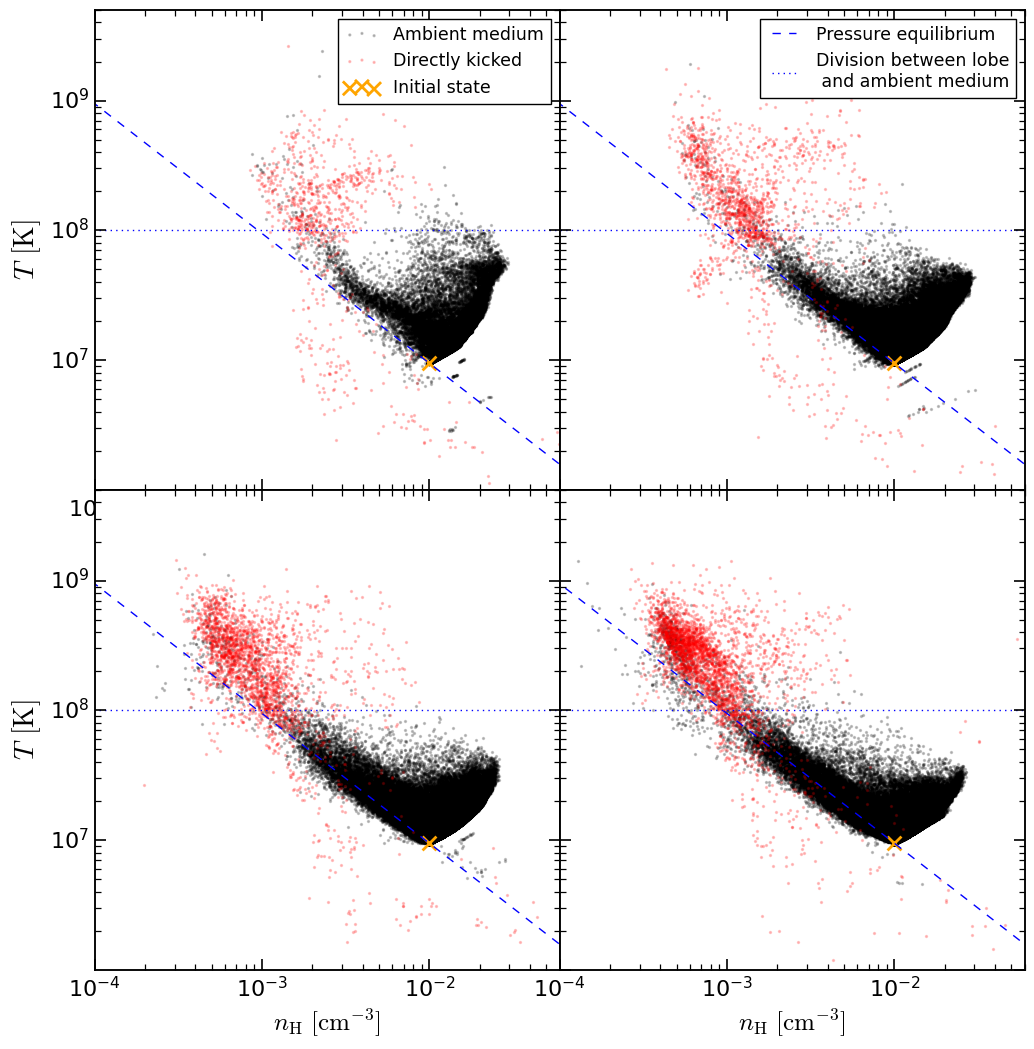

Write the Python code that produced this figure.
import pylab
from pylab import *
from scipy import stats
import h5py as h5
from sphviewer.tools import QuickView
import matplotlib
from matplotlib.colors import LogNorm
import swiftsimio as sw
import glob
import re
import os

matplotlib.use("Agg")

# Plot parameters
params = {
    "axes.labelsize": 10,
    "axes.titlesize": 10,
    "font.size": 9,
    "legend.fontsize": 9,
    "xtick.labelsize": 10,
    "ytick.labelsize": 10,
    "figure.figsize": (3.15, 3.15),
    "figure.subplot.left": 0.01,
    "figure.subplot.right": 0.92,
    "figure.subplot.bottom": 0.01,
    "figure.subplot.top": 0.99,
    "figure.subplot.wspace": 0,
    "figure.subplot.hspace": 0,
    "lines.markersize": 6.0,
    "lines.linewidth": 2.0,
    "axes.facecolor": "black",
    "axes.edgecolor": "white",
}
rcParams.update(params)

path_to_file = "../"
snapshot_base = "output_"

snapshots = np.array([5, 10, 15, 20])
ages = [25, 50, 75, 100]

# Get the initial values of temperature and density.
data = sw.load(path_to_file + snapshot_base + "000" + str(0) + ".hdf5")
gas_temperature_0 = data.gas.temperatures.value[-1]
gas_density_0 = data.gas.densities.value[-1]

# Convert density to number density
Msun = 1.98848e33  # g
kpc = 3.08566e21  # cm
mu = 0.6  #
m_H = 1.67262e-24  # g
gas_density_0 *= (10 ** 10 * Msun / kpc ** 3) / (mu * m_H)

# Make plot
import matplotlib.pyplot as plt
import matplotlib.gridspec as gridspec

plt.style.use("classic")
fig = plt.figure(figsize=(12, 12))
gs = gridspec.GridSpec(2, 2, hspace=0, wspace=0)

for i in range(4):
    # Read in the data
    if snapshots[i] < 10:
        data = sw.load(
            path_to_file + snapshot_base + "000" + str(snapshots[i]) + ".hdf5"
        )
    if snapshots[i] >= 10 and snapshots[i] < 100:
        data = sw.load(
            path_to_file + snapshot_base + "00" + str(snapshots[i]) + ".hdf5"
        )
    if snapshots[i] >= 100 and snapshots[i] < 1000:
        data = sw.load(path_to_file + snapshot_base + "0" + str(snapshots[i]) + ".hdf5")
    if snapshots[i] >= 1000:
        data = sw.load(path_to_file + snapshot_base + "" + str(snapshots[i]) + ".hdf5")

    # Properties we need
    gas_temperatures = data.gas.temperatures.value
    gas_ids = data.gas.particle_ids.value

    # Load density and convert to number density
    gas_densities = data.gas.densities.value * (10 ** 10 * Msun / kpc ** 3) / (mu * m_H)

    # Make a selection for jet and lobe particles only
    selection_jet_only = (gas_ids > 1e7) & (gas_ids < 2e7)

    # Selection for everything else
    selection_ambient_medium = np.invert(selection_jet_only)

    plt.subplot(gs[i])

    # Plot ambient medium and jet/lobe separately
    plt.scatter(
        gas_densities[selection_ambient_medium],
        gas_temperatures[selection_ambient_medium],
        marker="o",
        color="black",
        s=2,
        alpha=0.2,
        label="Ambient medium",
    )
    plt.scatter(
        gas_densities[selection_jet_only],
        gas_temperatures[selection_jet_only],
        marker="o",
        color="red",
        s=2,
        alpha=0.2,
        label="Directly kicked",
    )

    # Mark the initial temperature/density
    plt.scatter(
        gas_density_0,
        gas_temperature_0,
        marker="x",
        color="orange",
        s=100,
        linewidth=2,
        label="Initial state",
    )

    # The line of constant pressure (pressure equilibrium)
    plt.plot(
        [1e-10, 1e10],
        (gas_density_0 / np.array([1e-10, 1e10])) * gas_temperature_0,
        color="blue",
        linestyle="--",
        linewidth=1,
        label="Pressure equilibrium",
    )

    # Arbitrary division line between lobe and ambient medium, everything hotter than this value is lobe
    T_crit = 1e8  # K
    plt.plot(
        [1e-10, 1e10],
        [T_crit, T_crit],
        color="blue",
        linestyle=":",
        linewidth=1,
        label="Division between lobe" + str("\n") + " and ambient medium",
    )

    handles, labels = plt.gca().get_legend_handles_labels()
    order1 = [0, 1, 2]
    order2 = [3, 4]

    plt.yscale("log")
    plt.xscale("log")

    # Cosmetics
    if i == 0 or i == 2:
        plt.ylabel(r"$T$ $[\mathrm{K}]$", fontsize=20)
    plt.xlabel(r"$n_\mathrm{H}$ $[\mathrm{cm}^{-3}]$", fontsize=18)

    if i == 0:
        plt.legend(
            [handles[idx] for idx in order1],
            [labels[idx] for idx in order1],
            loc="upper right",
            prop={"size": 12.5},
            ncol=1,
            columnspacing=0.1,
        )
    if i == 1:
        plt.legend(
            [handles[idx] for idx in order2],
            [labels[idx] for idx in order2],
            loc="upper right",
            prop={"size": 12.5},
            ncol=1,
            columnspacing=0.1,
        )

    if i == 0:
        plt.axis([1e-4, 6e-2, 1.0001e6, 5e9])
    else:
        plt.axis([1e-4, 6e-2, 1.0001e6, 5e9])
    if i == 1 or i == 3:
        plt.yticks([1e6, 1e7, 1e8, 1e9], ["", "", "", ""])

    plt.tick_params(
        axis="x",
        direction="in",
        bottom=True,
        top=True,
        length=8,
        width=1.2,
        which="major",
        labelsize=16,
    )
    plt.tick_params(
        axis="y",
        direction="in",
        left=True,
        right=True,
        length=8,
        width=1.2,
        which="major",
        labelsize=16,
    )
    plt.tick_params(
        axis="x",
        direction="in",
        bottom=True,
        top=True,
        length=4,
        width=0.9,
        which="minor",
        labelsize=16,
    )
    plt.tick_params(
        axis="y",
        direction="in",
        left=True,
        right=True,
        length=4,
        width=0.9,
        which="minor",
        labelsize=16,
    )
    plt.minorticks_on()
    plt.setp(plt.gca().spines.values(), linewidth=1.35)

# Save figure
plt.savefig("phase_space_diagram.png", bbox_inches="tight", pad_inches=0.1)
